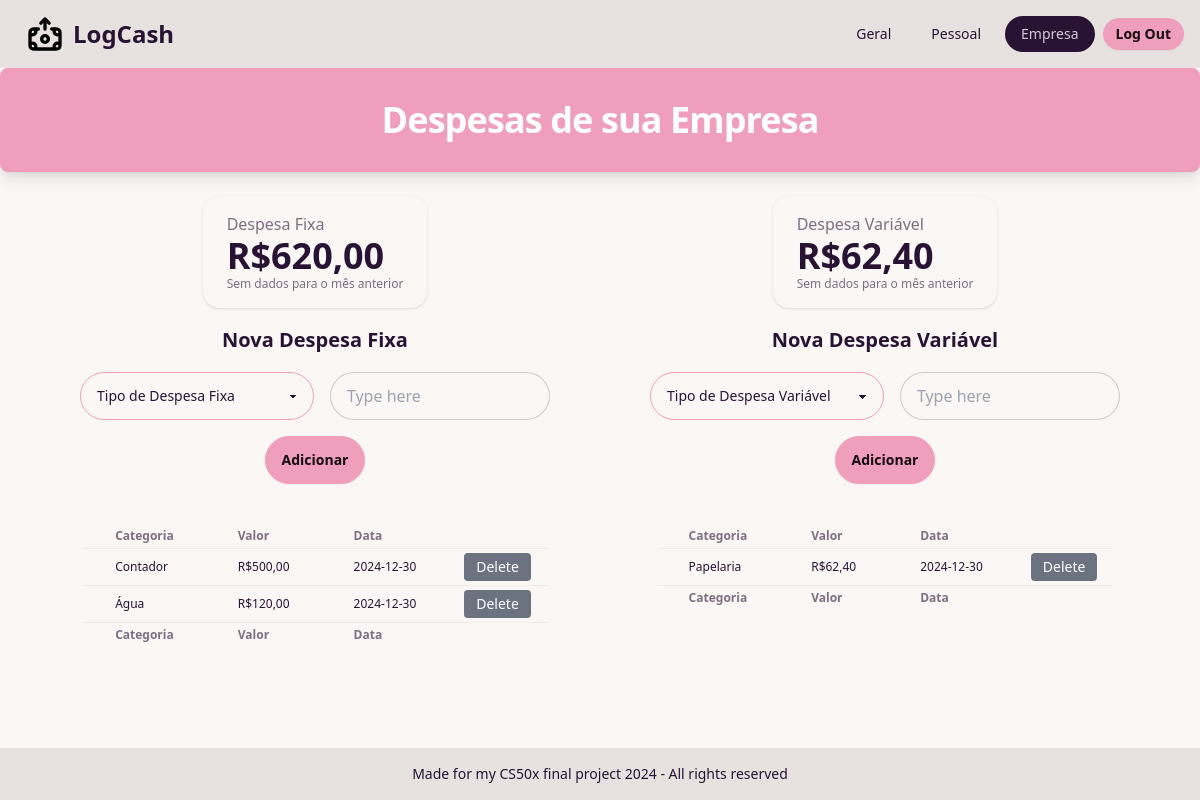
Page /empresa (signed in) on the committed database.
### tables this page shows
CREATE TABLE "despesas" (
	"id"	INTEGER NOT NULL UNIQUE,
	"user_id"	INTEGER NOT NULL,
	"escopo"	TEXT NOT NULL,
	"tipo"	TEXT NOT NULL,
	"categoria"	TEXT NOT NULL,
	"valor"	NUMERIC NOT NULL,
	"time"	TEXT NOT NULL DEFAULT current_timestamp,
	PRIMARY KEY("id" AUTOINCREMENT),
	FOREIGN KEY("user_id") REFERENCES "users"("id")
);

### app.py (the view)
@app.route("/empresa")
@login_required
def empresa():
    cFixo = db.execute("SELECT categoria FROM categorias WHERE escopo = 'empresa' AND tipo = 'fixo'")
    cVariavel = db.execute("SELECT categoria FROM categorias WHERE escopo = 'empresa' AND tipo = 'variavel'")
    despesa_fixa = db.execute("SELECT SUM(valor) AS valor FROM despesas WHERE user_id = ? AND tipo = 'fixo' AND escopo = 'empresa'", session["user_id"])
    despesa_fixa_anterior = db.execute("SELECT SUM(valor) AS valor FROM despesas WHERE user_id = ? AND tipo = 'fixo' AND escopo = 'empresa' AND strftime('%Y-%m', time) != strftime('%Y-%m', 'now')", session["user_id"])
    if despesa_fixa[0]["valor"] == None:
        despesa_fixa[0]["valor"] = 0
    despesa_variavel = db.execute("SELECT SUM(valor) AS valor FROM despesas WHERE user_id = ? AND tipo = 'variavel' AND escopo = 'empresa' AND strftime('%Y', time) = strftime('%Y', 'now') AND strftime('%m', time) = strftime('%m', 'now')", session["user_id"])
    despesa_variavel_anterior = db.execute(
                            "SELECT SUM(valor) AS valor FROM despesas WHERE user_id = ? AND tipo = 'variavel' AND escopo = 'empresa' AND time BETWEEN date('now', 'start of month', '-1 month') AND date('now', 'start of month', '-1 day')", session["user_id"]
                            )
    if despesa_variavel[0]["valor"] == None:
        despesa_variavel[0]["valor"] = 0
    lista_fixo = db.execute("SELECT strftime('%Y-%m-%d', time) AS formatted_date, categoria, valor, id FROM despesas WHERE user_id = ? AND escopo = 'empresa' AND tipo = 'fixo'", session["user_id"])
    lista_variavel = db.execute("SELECT strftime('%Y-%m-%d', time) AS formatted_date, categoria, valor, id FROM despesas WHERE user_id = ? AND escopo = 'empresa' AND tipo = 'variavel'", session["user_id"])
    return render_template("empresa.html", cFixo=cFixo, cVariavel=cVariavel, active_page="empresa", despesa_fixa=despesa_fixa[0]["valor"], despesa_fixa_anterior=despesa_fixa_anterior[0]["valor"], despesa_variavel=despesa_variavel[0]["valor"], despesa_variavel_anterior=despesa_variavel_anterior[0]["valor"], lista_fixo=lista_fixo, lista_variavel=lista_variavel)

### app.py (called while the page is built)
@app.after_request
def after_request(response):
    response.headers["Cache-Control"] = "no-cache, no-store, must-revalidate"
    response.headers["Expires"] = 0
    response.headers["Pragma"] = "no-cache"
    return response

### helpers.py (called while the page is built)
def login_required(f):
    @wraps(f)
    def decorated_function(*args, **kwargs):
        if session.get("user_id") is None:
            return redirect("/login")
        return f(*args, **kwargs)
    return decorated_function

def brl(value):
    return f"R${value:,.2f}".replace(',', 'X').replace('.', ',').replace('X', '.')

### templates/empresa.html (shortened to what this page needs)
{% extends "layout.html" %}
{% block main %}
<div class="bg-secondary p-8 rounded-lg shadow-lg text-white text-center mb-6">
        <h2 class="text-2xl sm:text-4xl font-semibold tracking-tight">
            <span class="block">Despesas de sua Empresa</span>
        </h2>
    </div>
<div class="flex sm:flex-row flex-col justify-center items-start gap-5">
  <div class="flex-1 flex flex-col items-center sm:ml-20 sm:mr-10">
    <div class="stats shadow">
      <div class="stat">
          <div class="stat-title">Despesa Fixa</div>
          <div class="stat-value">{{ despesa_fixa | brl }}</div>
          <div class="stat-desc">
              {% if despesa_fixa_anterior == None%}
                  Sem dados para o mês anterior
              {% else %}
                  Sem dados para o mês anterior
              {% endif %}
          </div>
      </div>
    </div>
    <div class="p-2"></div>
    <article class="prose">
      <h3>Nova Despesa Fixa</h3>
    </article>
    <div class="p-2"></div>
      <form action="/empresa_fixa" method="post">
        <div class="flex gap-4 items-center">
          <select class="select select-secondary w-full max-w-xs" name="selectfx">
            <option disabled selected>Tipo de Despesa Fixa</option>
          </select>
          <input type="text" placeholder="Type here" class="input input-bordered w-full max-w-xs" name="inputfx" />
        </div>
        <div class="p-2"></div>
        <div class="flex justify-center">
        <button class="btn btn-secondary" type="submit" name="submitfx">Adicionar</button>
        </div>
      </form>
    <div class="p-5"></div>
    <div class="flex justify-center">
      <table class="table table-xs">
        <thead>
          <tr>
            <th class="px-8">Categoria</th>
            <th class="px-8">Valor</th>
            <th class="px-8">Data</th>
            <th class="px-8"></th>
          </tr>
        </thead>
        <tbody>
          {% for row in lista_fixo|reverse %}
          <tr>
            <td class="px-8">{{ row.categoria }}</td>
            <td class="px-8">{{ row.valor | brl}}</td>
            <td class="px-8">{{ row.formatted_date }}</td>
            <form action="/delete" method="post">
              <td class="px-4"><button class="bg-gray-500 text-white text-sm py-1 px-3 rounded hover:bg-blue-400">Delete</button></td>
            </form>
          </tr>
          {% endfor %}
        </tbody>
        <tfoot>
          <tr>
            <th class="px-8">Categoria</th>
            <th class="px-8">Valor</th>
            <th class="px-8">Data</th>
            <th class="px-8"></th>
          </tr>
        </tfoot>
      </table>
    </div>
  </div>
  <div class="flex-1 flex flex-col items-center sm:ml-10 sm:mr-20">
    <div class="stats shadow">
      <div class="stat">
          <div class="stat-title">Despesa Variável</div>
          <div class="stat-value">{{ despesa_variavel | brl }}</div>
          <div class="stat-desc">
              {% if despesa_variavel_anterior == None%}
                  Sem dados para o mês anterior
              {% else %}
                  Sem dados para o mês anterior
              {% endif %}
          </div>
      </div>
    </div>
    <div class="p-2"></div>
    <article class="prose">
      <h3>Nova Despesa Variável</h3>
    </article>
    <div class="p-2"></div>
    <form action="/empresa_variavel" method="post">
      <div class="flex gap-4 items-center">
        <select class="select select-secondary w-full max-w-xs" name="selectvr">
          <option disabled selected>Tipo de Despesa Variável</option>
        </select>
        <input type="text" placeholder="Type here" class="input input-bordered w-full max-w-xs" name="inputvr" />
      </div>
      <div class="p-2"></div>
      <div class="flex justify-center">
      <button class="btn btn-secondary" type="submit" name="submitvr">Adicionar</button>
      </div>
    </form>
    <div class="p-5"></div>
        <div class="flex justify-center">
      <table class="table table-xs">
        <thead>
          <tr>
            <th class="px-8">Categoria</th>
            <th class="px-8">Valor</th>
            <th class="px-8">Data</th>
            <th class="px-8"></th>
          </tr>
        </thead>
        <tbody>
          {% for row in lista_variavel|reverse %}
          <tr>
            <td class="px-8">{{ row.categoria }}</td>
            <td class="px-8">{{ row.valor | brl}}</td>
            <td class="px-8">{{ row.formatted_date }}</td>
            <td class="px-4"><button class="bg-gray-500 text-white text-sm py-1 px-3 rounded hover:bg-blue-400">Delete</button></td>
          </tr>
          {% endfor %}
        </tbody>
        <tfoot>
          <tr>
            <th class="px-8">Categoria</th>
            <th class="px-8">Valor</th>
            <th class="px-8">Data</th>
            <th class="px-8"></th>
          </tr>
        </tfoot>
      </table>
    </div>
  </div>
  </div>
<div class="p-5"></div>
{% endblock %}

### rows in the picture
despesas: categoria "Contador", valor|brl "R$500,00", formatted_date "2024-12-30"
despesas: categoria "Água", valor|brl "R$120,00", formatted_date "2024-12-30"
despesas: categoria "Papelaria", valor|brl "R$62,40", formatted_date "2024-12-30"

### other values in the picture
{{ despesa_fixa | brl }} "R$620,00"
{{ despesa_variavel | brl }} "R$62,40"
